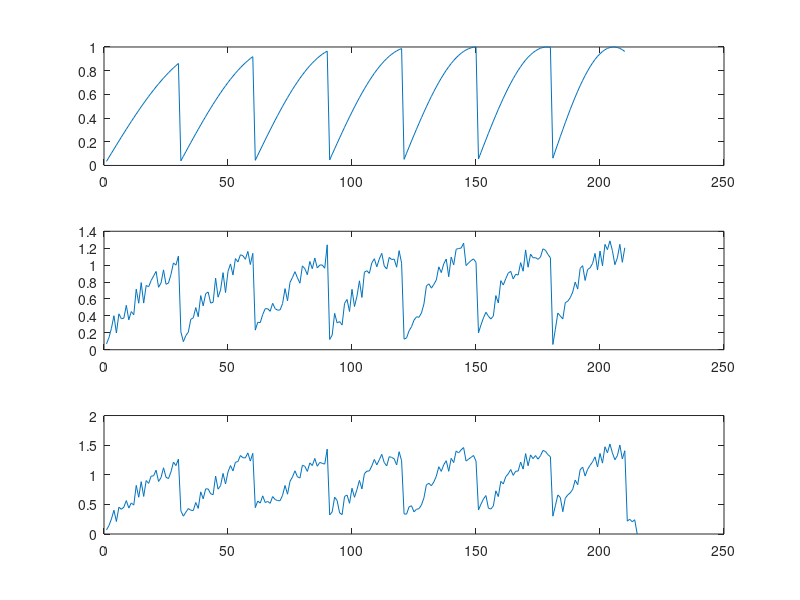

Write MATLAB code to recreate this figure.
clc;
clear all;
close all;
fs=80000;
n=1:30;
x1=sin(2*pi*(440/fs)*n);
x2=sin(2*pi*(494/fs)*n);
x3=sin(2*pi*(554/fs)*n);
x4=sin(2*pi*(597/fs)*n);
x5=sin(2*pi*(660/fs)*n);
x6=sin(2*pi*(698/fs)*n);
x7=sin(2*pi*(784/fs)*n);
x=[x1 x2 x3 x4 x5 x6 x7];
sound(x,fs)
subplot(311)
plot(x)

N=0.3*rand(size(x))
x1=N+x
subplot(312)
plot(x1)
m=input('enter the vlaue of m:');
y=[x1,zeros(1,m)]
for i=0:length(y)-1
    y1(i+1)=0;

for k=0:m-1
    if i>=k
        y1(i+1)=y(i+1)+(1/m)*y(i-k+1)
    else
        y1(i+1)=y(i+1)
    end
end
end
subplot(313)
plot(y1)